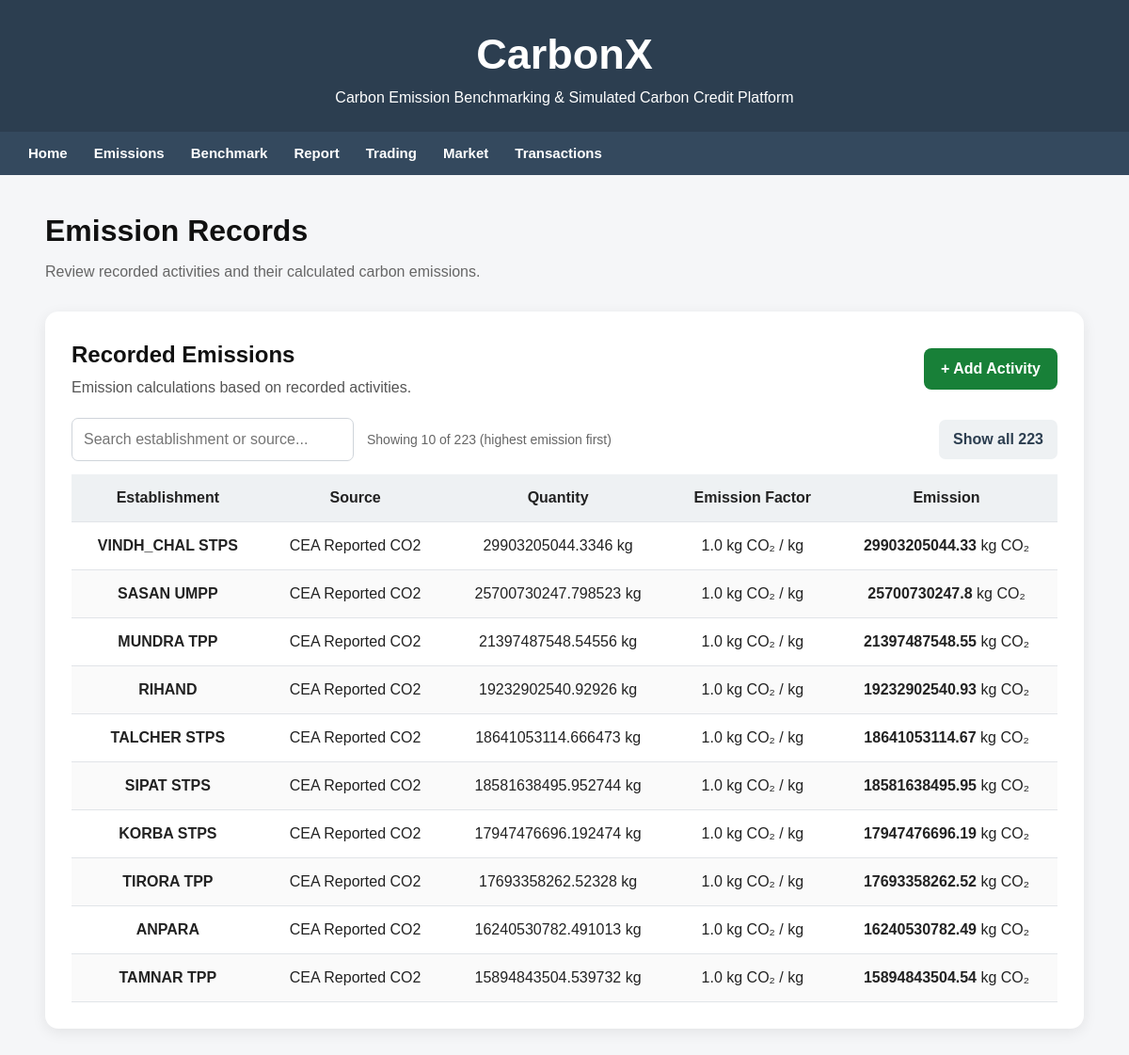
The app's page /emissions with its own data.
### tables this page shows
CREATE TABLE "Emission_Record" (record_id INTEGER PRIMARY KEY AUTOINCREMENT, activity_id INTEGER UNIQUE, emission_kg REAL, factor_id INTEGER REFERENCES Emission_Factor(factor_id));

CREATE TABLE Establishment (    est_id INTEGER PRIMARY KEY AUTOINCREMENT,    est_name TEXT NOT NULL,    est_type TEXT,    location TEXT);

CREATE TABLE Emission_Source (    source_id INTEGER PRIMARY KEY AUTOINCREMENT,    source_name TEXT,    unit TEXT);

CREATE TABLE Activity_Data (    activity_id INTEGER PRIMARY KEY AUTOINCREMENT,    est_id INTEGER,    source_id INTEGER,    period TEXT,    quantity REAL, provenance_id INTEGER REFERENCES Data_Provenance(provenance_id),    FOREIGN KEY (est_id) REFERENCES Establishment(est_id),    FOREIGN KEY (source_id) REFERENCES Emission_Source(source_id));

CREATE TABLE Emission_Factor (    factor_id INTEGER PRIMARY KEY AUTOINCREMENT,    source_id INTEGER,    factor_value REAL, effective_year INTEGER, is_active INTEGER DEFAULT 1, provenance_id INTEGER REFERENCES Data_Provenance(provenance_id),    FOREIGN KEY (source_id) REFERENCES Emission_Source(source_id));

### app.py (the view)
@app.route("/emissions")
def emissions():
    with closing(get_db()) as conn:
        rows = conn.execute("""
            SELECT e.est_name, s.source_name, s.unit, ad.quantity, ef.factor_value, ef.effective_year,
                   er.emission_kg
            FROM Emission_Record er
            JOIN Activity_Data ad ON er.activity_id = ad.activity_id
            JOIN Establishment e ON ad.est_id = e.est_id
            JOIN Emission_Source s ON ad.source_id = s.source_id
            LEFT JOIN Emission_Factor ef ON er.factor_id = ef.factor_id
            ORDER BY e.est_name, ad.period""").fetchall()
    clean_rows = [{
        "est_name": r["est_name"], "source_name": r["source_name"], "unit": r["unit"],
        "quantity": r["quantity"], "factor_value": r["factor_value"],
        "emission_kg": round(r["emission_kg"] or 0, 2),
    } for r in rows]
    return render_template("emissions.html", rows=clean_rows)

### db.py (called while the page is built)
def get_db():
    conn = sqlite3.connect(DB_PATH, timeout=15)
    conn.row_factory = sqlite3.Row
    conn.execute("PRAGMA foreign_keys = ON")
    return conn

### templates/emissions.html (shortened to what this page needs)
{% extends "base.html" %}
{% block content %}
<div class="page-header">
    <h1>Emission Records</h1>
    <p>Review recorded activities and their calculated carbon emissions.</p>
</div>
<div class="data-card">
    <div class="card-header">
        <div>
            <h2>Recorded Emissions</h2>
            <p>Emission calculations based on recorded activities.</p>
        </div>
        <a href="/add_activity" class="primary-button">
            + Add Activity
        </a>
    </div>
    {% if rows %}
    <div class="wallet-toolbar">
        <input type="text" id="emSearch" placeholder="Search establishment or source..." autocomplete="off">
        <span id="emCount" class="wallet-count"></span>
        <button type="button" id="emToggle" class="secondary-button">Show all</button>
    </div>
    <div class="table-container">
        <table>
            <thead>
                <tr>
                    <th>Establishment</th>
                    <th>Source</th>
                    <th>Quantity</th>
                    <th>Emission Factor</th>
                    <th>Emission</th>
                </tr>
            </thead>
            <tbody id="emBody">
                {% for r in rows %}
                <tr class="em-row" data-name="{{ (r.est_name ~ ' ' ~ r.source_name)|lower }}" data-emission="{{ r.emission_kg }}">
                    <td>
                        <strong>{{ r.est_name }}</strong>
                    </td>
                    <td>
                        {{ r.source_name }}
                    </td>
                    <td>
                        {{ r.quantity }} {{ r.unit }}
                    </td>
                    <td>
                        {{ r.factor_value }}
                        kg CO₂ / {{ r.unit }}
                    </td>
                    <td>
                        <strong>{{ r.emission_kg }}</strong>
                        kg CO₂
                    </td>
                </tr>
                {% endfor %}
            </tbody>
        </table>
    </div>
    {% endif %}
</div>
{% endblock %}

### static/style.css (style rules this page uses)
* { box-sizing: border-box; }
body { margin: 0; font-family: Arial, sans-serif; background: #f5f6f8; color: #222; line-height: 1.5; }
h1, h2, h3 { color: #111; }
h1, h2 { margin-top: 0; }
p { color: #555; }
table { width: 100%; border-collapse: collapse; background: #fff; }
table th, table td { border-bottom: 1px solid #e1e4e8; padding: 13px 14px; text-align: center; }
table th { background: #eef1f3; font-weight: 700; }
table tr:nth-child(even) { background: #fafafa; }
.table-container { width: 100%; overflow-x: auto; }
input, select, button { font: inherit; }
input, select { width: 100%; padding: 10px 12px; border: 1px solid #cfd4da; border-radius: 7px; background: #fff; }
button { border: none; border-radius: 7px; padding: 10px 18px; background: #2c3e50; color: #fff; font-weight: 600; cursor: pointer; }
.page-header { margin-bottom: 30px; }
.page-header h1 { margin-bottom: 8px; }
.page-header p, .section-subtitle { color: #666; margin-top: 0; }
.trade-card, .data-card { background: #fff; padding: 28px; border-radius: 14px; box-shadow: 0 4px 15px rgba(0, 0, 0, 0.08); }
.trade-card h2, .data-card h2 { margin-top: 0; }
.secondary-button { display: inline-block; text-decoration: none; background: #eef1f3; color: #2c3e50; padding: 9px 15px; border-radius: 7px; font-weight: 600; }
.data-card { margin-bottom: 30px; }
.card-header { display: flex; justify-content: space-between; align-items: center; gap: 20px; margin-bottom: 20px; }
.card-header h2 { margin-bottom: 5px; }
.card-header p { margin: 0; }
.primary-button { display: inline-block; background: #188038; color: #fff; padding: 10px 18px; border-radius: 8px; text-decoration: none; font-weight: 600; }

### templates/emissions.html (style rules this page uses)
.wallet-toolbar { display:flex; align-items:center; gap:14px; margin:14px 0 14px; }
.wallet-toolbar input { max-width:300px; }
.wallet-toolbar button { margin-left:auto; border:none; cursor:pointer; }
.wallet-count { color:#666; font-size:14px; }

### records on screen
Emission_Record: est_name "ANPARA", source_name "CEA Reported CO2", quantity "16240530782.491013", unit "kg", factor_value "1.0", emission_kg "16240530782.49"
Emission_Record: est_name "KORBA STPS", source_name "CEA Reported CO2", quantity "17947476696.192474", unit "kg", factor_value "1.0", emission_kg "17947476696.19"
Emission_Record: est_name "MUNDRA TPP", source_name "CEA Reported CO2", quantity "21397487548.54556", unit "kg", factor_value "1.0", emission_kg "21397487548.55"
Emission_Record: est_name "RIHAND", source_name "CEA Reported CO2", quantity "19232902540.92926", unit "kg", factor_value "1.0", emission_kg "19232902540.93"
Emission_Record: est_name "SASAN UMPP", source_name "CEA Reported CO2", quantity "25700730247.798523", unit "kg", factor_value "1.0", emission_kg "25700730247.8"
Emission_Record: est_name "SIPAT STPS", source_name "CEA Reported CO2", quantity "18581638495.952744", unit "kg", factor_value "1.0", emission_kg "18581638495.95"
Emission_Record: est_name "TALCHER STPS", source_name "CEA Reported CO2", quantity "18641053114.666473", unit "kg", factor_value "1.0", emission_kg "18641053114.67"
Emission_Record: est_name "TAMNAR TPP", source_name "CEA Reported CO2", quantity "15894843504.539732", unit "kg", factor_value "1.0", emission_kg "15894843504.54"
Emission_Record: est_name "TIRORA TPP", source_name "CEA Reported CO2", quantity "17693358262.52328", unit "kg", factor_value "1.0", emission_kg "17693358262.52"
Emission_Record: est_name "VINDH_CHAL STPS", source_name "CEA Reported CO2", quantity "29903205044.3346", unit "kg", factor_value "1.0", emission_kg "29903205044.33"
